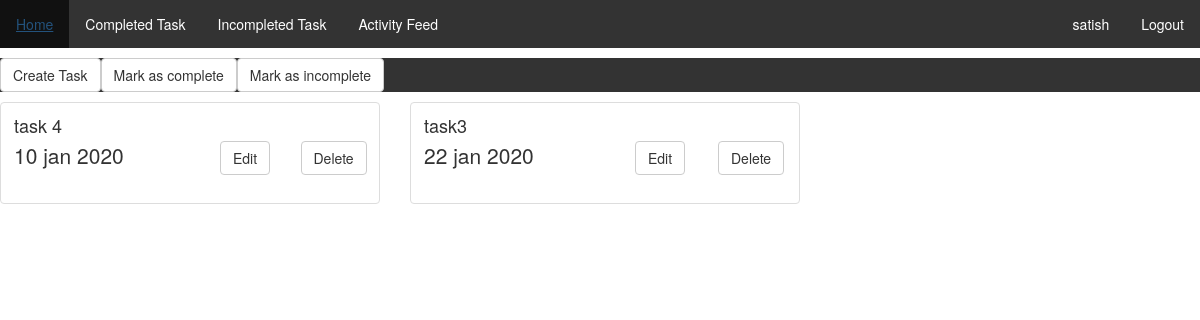
/tasks-completed (signed in), run on the app's committed database.
### todo/models.py (models this page shows)
class Task(models.Model):
	Task_name = models.CharField(max_length = 100)
	Task_deadline = models.DateField(auto_now = False)
	Task_completed = models.BooleanField(default = False)
	Task_user = models.ForeignKey(User, on_delete = models.CASCADE)
	Task_added_at = models.DateTimeField(auto_now = True)
	def __str__(self):
		return self.Task_name
	class Meta:
		ordering = ('-Task_deadline',)
		verbose_name = 'Task'

### todo/views.py (the view)
# urls.py: path('tasks-completed', views.completed_tasks, name = 'tasks-completed'),
@login_required(login_url = 'account:login')
def completed_tasks(request):
	all_completed_tasks = Task.objects.filter(Task_user = request.user, Task_completed = True).order_by('-Task_added_at')
	print(all_completed_tasks)
	return render(request, 'todo/completed_tasks.html', {'all_completed_tasks': all_completed_tasks})

### templates/todo/completed_tasks.html (shortened to what this page needs)
{% extends 'base/base.html' %}
{% block task %}
	<div>
		<ul>
			<li class="link_class">
			<button type="button" class="btn btn-default" onclick="window.location.href = '{% url 'todo:create-task' %}'">Create Task</button>
			</li>
			<li class="link_class">
			<button type="button" class="btn btn-default" href="#">Mark as complete</button>
			</li class="link_class">
			<li>
				<button type="button" class="btn btn-default" href="#">Mark as incomplete</button>
			</li>
		</ul>
	</div>
	{% if request.user.is_authenticated %}
	{% for task in all_completed_tasks %}
    <div id="products" class="row list-group">
        <div class="item  col-xs-4 col-lg-4">
            <div class="thumbnail">
                <div class="caption">
                    <h4 class="group inner list-group-item-heading">
                        {{ task.Task_name }}</h4>
                    <div class="row">
                        <div class="col-xs-12 col-md-6">
                            <p class="lead">
                                {{ task.Task_deadline|date:'d b Y' }}</p>
                        </div>
                        <div class="col-xs-12 col-md-3">
                        <div class="col-xs-12 col-md-3">
                            <a class="btn btn-default" onclick="window.location.href = '{% url 'todo:edit-task' task.id %}'">Edit</a>
                        </div>
                        </div>
                        <div class="col-xs-12 col-md-3">
                            <a class="btn btn-default" onclick="window.location.href = '{% url 'todo:delete-task' task.id %}'">Delete</a>
                        </div>
                    </div>
                </div>
            </div>
        </div>
    {% endfor %}
    </div>
    {% else %}
    <h1>Please login</h1>
    {% endif %}
{% endblock %}

### templates/base/base.html (shortened to what this page needs)
<!DOCTYPE html>
<html>
<head>
<link rel="stylesheet" href="https://maxcdn.bootstrapcdn.com/bootstrap/3.3.7/css/bootstrap.min.css">
<link href="https://maxcdn.bootstrapcdn.com/font-awesome/4.7.0/css/font-awesome.min.css" rel="stylesheet">
</head>
<body>
  <div>
    <ul>
      <li><a href="/">Home</a></li>
      <li><a href="{% url 'todo:tasks-completed' %}">Completed Task</a></li>
      <li><a href="{% url 'todo:tasks-incompleted' %}">Incompleted Task</a></li>
      <li><a href="{% url 'todo:task-activity-feed' %}">Activity Feed</a></li>
      {% if request.user.is_authenticated %}
        <li style="float:right"><a href="{% url 'account:logout' %}">Logout</a></li>
        <li style="float:right"><a href="{% url 'account:login' %}">{{request.user}}</a></li>
      {% else %}
      <li style="float:right"><a href="{% url 'account:login' %}">Login</a></li>
      <li style="float:right"><a href="{% url 'account:sign_up' %}">Signup</a></li>
      {% endif %}
    </ul>
  </div>
  <div>
    {% block task %}{% endblock %}
  </div>
</body>
</html>

### templates/base/base.html (style rules this page uses)
ul { list-style-type: none; margin: 0; padding: 0; overflow: hidden; background-color: #333; }
li { float: left; }
li a { display: block; color: white; text-align: center; padding: 14px 16px; text-decoration: none; }

### data on the page
Task: Task_name "task 4", Task_deadline "10 jan 2020"
Task: Task_name "task3", Task_deadline "22 jan 2020"

### other printed values
{{ request.user }} "satish"
